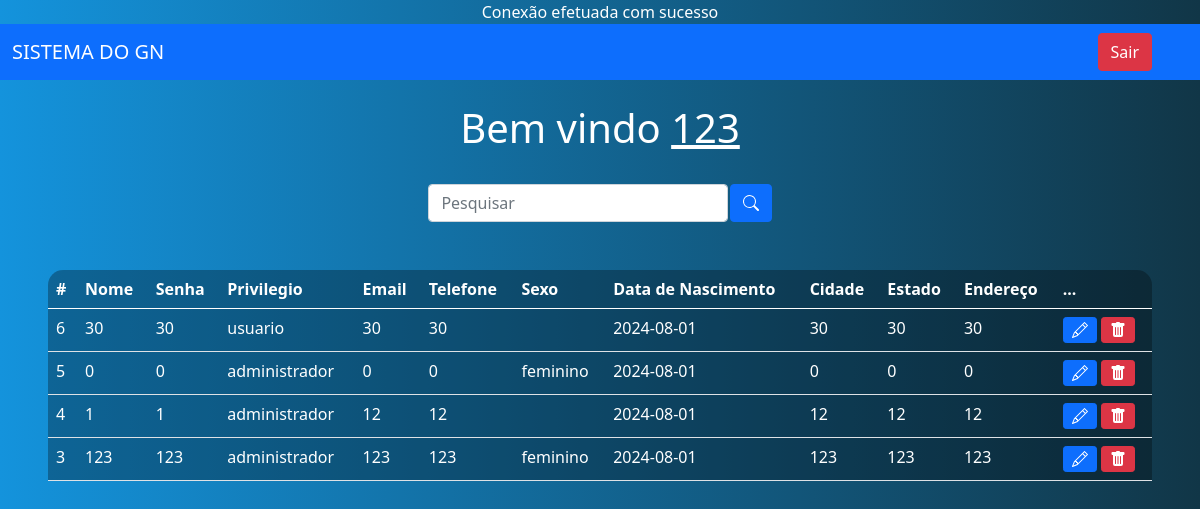
/sistema.php (signed in), run on the app's committed database.
### tables this page shows
CREATE TABLE `usuarios` (
  `id` int(11) NOT NULL,
  `nome` varchar(50) NOT NULL,
  `senha` varchar(25) NOT NULL,
  `privilegio` varchar(15) NOT NULL,
  `email` varchar(50) NOT NULL,
  `telefone` varchar(15) NOT NULL,
  `sexo` varchar(20) NOT NULL,
  `data_nasc` date NOT NULL,
  `cidade` varchar(45) NOT NULL,
  `estado` varchar(45) NOT NULL,
  `endereco` varchar(45) NOT NULL
);

### sistema.php (the view, shortened to what this page needs)
<?php
    include_once('config.php');
    $logado = $_SESSION['email'];
    if(!empty($_GET['search']))
    {
        $data = $_GET['search'];
        $sql = "SELECT * FROM usuarios WHERE id LIKE '%$data%' or nome LIKE '%$data%' or email LIKE '%$data%' ORDER BY id DESC";
    }
    else
    {
        $sql = "SELECT * FROM usuarios ORDER BY id DESC";
    }
    $result = $conexao->query($sql);
?>
<!DOCTYPE html>
<html lang="en">
<head>
    <link href="https://cdn.jsdelivr.net/npm/bootstrap@5.0.2/dist/css/bootstrap.min.css" rel="stylesheet">
    <link rel="stylesheet" href="\css\sistema.css">
</head>
<body>
    <nav class="navbar navbar-expand-lg navbar-dark bg-primary">
        <div class="container-fluid">
            <a class="navbar-brand" href="#">SISTEMA DO GN</a>
        </div>
        <div class="d-flex">
            <a href="sair.php" class="btn btn-danger me-5">Sair</a>
        </div>
    </nav>
    <br>
    <?php
        echo "<h1>Bem vindo <u>$logado</u></h1>";
    ?>
    <br>
    <div class="box-search">
        <input type="search" class="form-control w-25" placeholder="Pesquisar" id="pesquisar">
        <button onclick="searchData()" class="btn btn-primary">
        </button>
    </div>
    <div class="m-5">
        <table class="table text-white table-bg">
            <thead>
                <tr>
                    <th scope="col">#</th>
                    <th scope="col">Nome</th>
                    <th scope="col">Senha</th>
                    <th scope="col">Privilegio</th>
                    <th scope="col">Email</th>
                    <th scope="col">Telefone</th>
                    <th scope="col">Sexo</th>
                    <th scope="col">Data de Nascimento</th>
                    <th scope="col">Cidade</th>
                    <th scope="col">Estado</th>
                    <th scope="col">Endereço</th>
                    <th scope="col">...</th>
                </tr>
            </thead>
            <tbody>
                <?php
                    while($user_data = mysqli_fetch_assoc($result)) {
                        echo "<tr>";
                        echo "<td>".$user_data['id']."</td>";
                        echo "<td>".$user_data['nome']."</td>";
                        echo "<td>".$user_data['senha']."</td>";
                        echo "<td>".$user_data['privilegio']."</td>";
                        echo "<td>".$user_data['email']."</td>";
                        echo "<td>".$user_data['telefone']."</td>";
                        echo "<td>".$user_data['sexo']."</td>";
                        echo "<td>".$user_data['data_nasc']."</td>";
                        echo "<td>".$user_data['cidade']."</td>";
                        echo "<td>".$user_data['estado']."</td>";
                        echo "<td>".$user_data['endereco']."</td>";
                        echo "<td>
                        <a class='btn btn-sm btn-primary' href='edit.php?id=$user_data[id]' title='Editar'>
                            <svg xmlns='http://www.w3.org/2000/svg' width='16' height='16' fill='currentColor' class='bi bi-pencil' viewBox='0 0 16 16'>
                                <path d='M12.146.146a.5.5 0 0 1 .708 0l3 3a.5.5 0 0 1 0 .708l-10 10a.5.5 0 0 1-.168.11l-5 2a.5.5 0 0 1-.65-.65l2-5a.5.5 0 0 1 .11-.168l10-10zM11.207 2.5 13.5 4.793 14.793 3.5 12.5 1.207 11.207 2.5zm1.586 3L10.5 3.207 4 9.707V10h.5a.5.5 0 0 1 .5.5v.5h.5a.5.5 0 0 1 .5.5v.5h.293l6.5-6.5zm-9.761 5.175-.106.106-1.528 3.821 3.821-1.528.106-.106A.5.5 0 0 1 5 12.5V12h-.5a.5.5 0 0 1-.5-.5V11h-.5a.5.5 0 0 1-.468-.325z'/>
                            </svg>
                            </a>
                            <a class='btn btn-sm btn-danger' href='delete.php?id=$user_data[id]' title='Deletar'>
                                <svg xmlns='http://www.w3.org/2000/svg' width='16' height='16' fill='currentColor' class='bi bi-trash-fill' viewBox='0 0 16 16'>
                                    <path d='M2.5 1a1 1 0 0 0-1 1v1a1 1 0 0 0 1 1H3v9a2 2 0 0 0 2 2h6a2 2 0 0 0 2-2V4h.5a1 1 0 0 0 1-1V2a1 1 0 0 0-1-1H10a1 1 0 0 0-1-1H7a1 1 0 0 0-1 1H2.5zm3 4a.5.5 0 0 1 .5.5v7a.5.5 0 0 1-1 0v-7a.5.5 0 0 1 .5-.5zM8 5a.5.5 0 0 1 .5.5v7a.5.5 0 0 1-1 0v-7A.5.5 0 0 1 8 5zm3 .5v7a.5.5 0 0 1-1 0v-7a.5.5 0 0 1 1 0z'/>
                                </svg>
                            </td>";
                        echo "</tr>";
                    }
                    ?>
            </tbody>
        </table>
    </div>
</body>
</html>

### css/sistema.css (style rules this page uses)
body { background: linear-gradient(to right, rgb(20, 147, 220), rgb(17, 54, 71)); color: white; text-align: center; }
.table-bg { background: rgba(0, 0, 0, 0.3); border-radius: 15px 15px 0 0; }
.box-search { display: flex; justify-content: center; gap: .1%; }

### data on the page
usuarios: id "6", nome "30", senha "30", privilegio "usuario", email "30", telefone "30", data_nasc "2024-08-01", cidade "30", estado "30", endereco "30"
usuarios: id "5", nome "0", senha "0", privilegio "administrador", email "0", telefone "0", sexo "feminino", data_nasc "2024-08-01", cidade "0", estado "0", endereco "0"
usuarios: id "4", nome "1", senha "1", privilegio "administrador", email "12", telefone "12", data_nasc "2024-08-01", cidade "12", estado "12", endereco "12"
usuarios: id "3", nome "123", senha "123", privilegio "administrador", email "123", telefone "123", sexo "feminino", data_nasc "2024-08-01", cidade "123", estado "123", endereco "123"

### other printed values
$logado "123"
